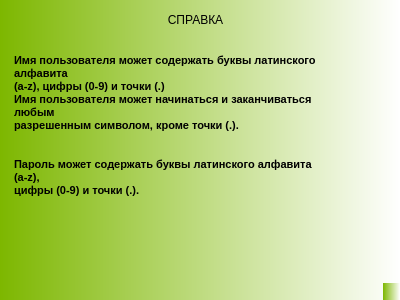
<?xml version="1.0" encoding="UTF-8"?>
<ui version="4.0">
 <class>MainWindow</class>
 <widget class="QMainWindow" name="MainWindow">
  <property name="geometry">
   <rect>
    <x>0</x>
    <y>0</y>
    <width>400</width>
    <height>300</height>
   </rect>
  </property>
  <property name="minimumSize">
   <size>
    <width>400</width>
    <height>300</height>
   </size>
  </property>
  <property name="maximumSize">
   <size>
    <width>16777215</width>
    <height>300</height>
   </size>
  </property>
  <property name="windowTitle">
   <string/>
  </property>
  <property name="styleSheet">
   <string notr="true">font: 12pt &quot;Times New Roman&quot;;
background-color: qlineargradient(spread:pad, x1:0, y1:0, x2:1, y2:0, stop:0 rgba(125, 183, 0, 255), stop:1 rgba(255, 255, 255, 255));</string>
  </property>
  <widget class="QWidget" name="centralwidget">
   <widget class="QLabel" name="label">
    <property name="geometry">
     <rect>
      <x>110</x>
      <y>10</y>
      <width>171</width>
      <height>20</height>
     </rect>
    </property>
    <property name="styleSheet">
     <string notr="true">border: none;
font: 75 12pt &quot;MS Shell Dlg 2&quot;;
background-color: rgba(0, 0, 0,0);</string>
    </property>
    <property name="text">
     <string>СПРАВКА</string>
    </property>
    <property name="alignment">
     <set>Qt::AlignCenter</set>
    </property>
   </widget>
   <widget class="QTextBrowser" name="textBrowser">
    <property name="geometry">
     <rect>
      <x>10</x>
      <y>50</y>
      <width>311</width>
      <height>161</height>
     </rect>
    </property>
    <property name="styleSheet">
     <string notr="true">border: none;
background-color: rgba(0, 0, 0,0);</string>
    </property>
    <property name="html">
     <string>&lt;!DOCTYPE HTML PUBLIC &quot;-//W3C//DTD HTML 4.0//EN&quot; &quot;http://www.w3.org/TR/REC-html40/strict.dtd&quot;&gt;
&lt;html&gt;&lt;head&gt;&lt;meta name=&quot;qrichtext&quot; content=&quot;1&quot; /&gt;&lt;style type=&quot;text/css&quot;&gt;
p, li { white-space: pre-wrap; }
&lt;/style&gt;&lt;/head&gt;&lt;body style=&quot; font-family:'Times New Roman'; font-size:12pt; font-weight:400; font-style:normal;&quot;&gt;
&lt;p style=&quot; margin-top:0px; margin-bottom:0px; margin-left:0px; margin-right:0px; -qt-block-indent:0; text-indent:0px;&quot;&gt;&lt;span style=&quot; font-size:8pt; font-weight:600;&quot;&gt;Имя пользователя может содержать буквы латинского алфавита&lt;/span&gt;&lt;/p&gt;
&lt;p style=&quot; margin-top:0px; margin-bottom:0px; margin-left:0px; margin-right:0px; -qt-block-indent:0; text-indent:0px;&quot;&gt;&lt;span style=&quot; font-size:8pt; font-weight:600;&quot;&gt;(a-z), цифры (0-9) и точки (.)&lt;/span&gt;&lt;/p&gt;
&lt;p style=&quot; margin-top:0px; margin-bottom:0px; margin-left:0px; margin-right:0px; -qt-block-indent:0; text-indent:0px;&quot;&gt;&lt;span style=&quot; font-size:8pt; font-weight:600;&quot;&gt;Имя пользователя может начинаться и заканчиваться любым&lt;/span&gt;&lt;/p&gt;
&lt;p style=&quot; margin-top:0px; margin-bottom:0px; margin-left:0px; margin-right:0px; -qt-block-indent:0; text-indent:0px;&quot;&gt;&lt;span style=&quot; font-size:8pt; font-weight:600;&quot;&gt;разрешенным символом, кроме точки (.).&lt;/span&gt;&lt;/p&gt;
&lt;p style=&quot;-qt-paragraph-type:empty; margin-top:0px; margin-bottom:0px; margin-left:0px; margin-right:0px; -qt-block-indent:0; text-indent:0px; font-size:8pt; font-weight:600;&quot;&gt;&lt;br /&gt;&lt;/p&gt;
&lt;p style=&quot;-qt-paragraph-type:empty; margin-top:0px; margin-bottom:0px; margin-left:0px; margin-right:0px; -qt-block-indent:0; text-indent:0px; font-size:8pt; font-weight:600;&quot;&gt;&lt;br /&gt;&lt;/p&gt;
&lt;p style=&quot; margin-top:0px; margin-bottom:0px; margin-left:0px; margin-right:0px; -qt-block-indent:0; text-indent:0px;&quot;&gt;&lt;span style=&quot; font-size:8pt; font-weight:600;&quot;&gt;Пароль может содержать буквы латинского алфавита (a-z),&lt;/span&gt;&lt;/p&gt;
&lt;p style=&quot; margin-top:0px; margin-bottom:0px; margin-left:0px; margin-right:0px; -qt-block-indent:0; text-indent:0px;&quot;&gt;&lt;span style=&quot; font-size:8pt; font-weight:600;&quot;&gt;цифры (0-9) и точки (.).&lt;/span&gt;&lt;/p&gt;&lt;/body&gt;&lt;/html&gt;</string>
    </property>
   </widget>
  </widget>
  <widget class="QStatusBar" name="statusbar"/>
 </widget>
 <resources/>
 <connections/>
</ui>
